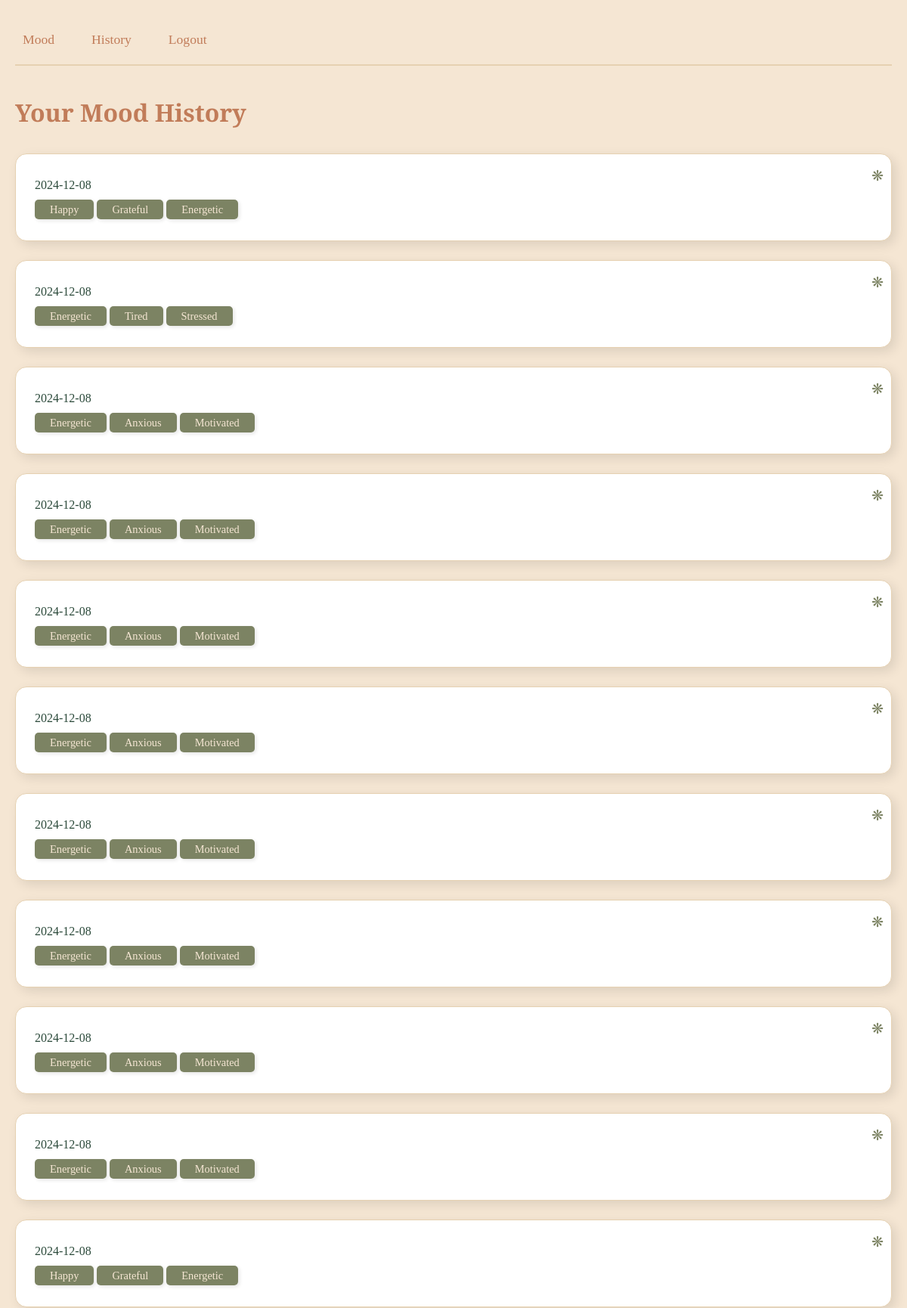
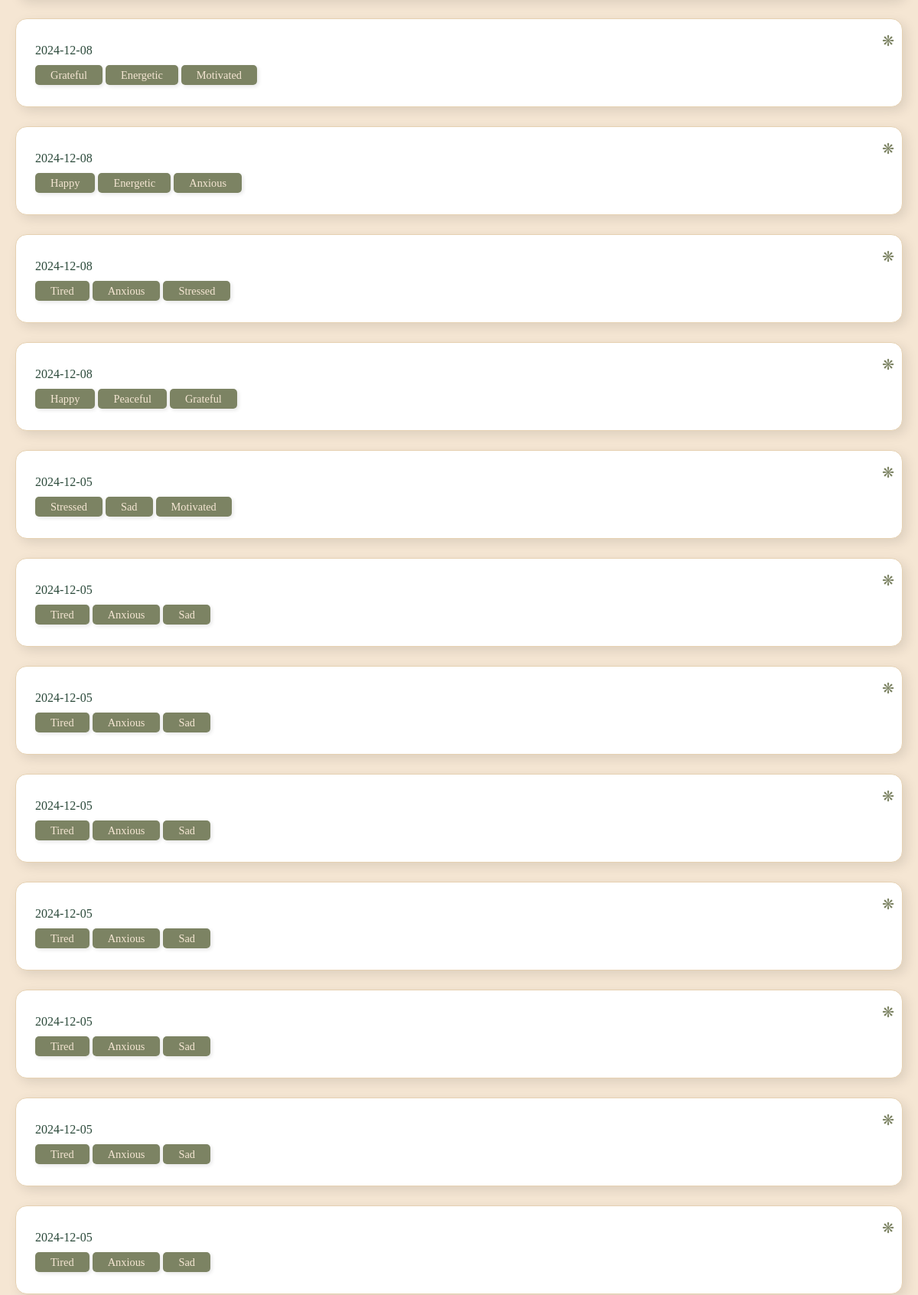
Screenshot of /history (signed in, upper part) with the database file from the repository (2 pictures, top to bottom).
### tables this page shows
CREATE TABLE mood_entries (
    id INTEGER PRIMARY KEY AUTOINCREMENT,
    user_id INTEGER NOT NULL,
    date TEXT NOT NULL,
    mood1 TEXT NOT NULL,
    mood2 TEXT NOT NULL,
    mood3 TEXT NOT NULL,
    challenge_completed BOOLEAN DEFAULT FALSE,
    FOREIGN KEY (user_id) REFERENCES users (id)
);

### mood.py (the view)
@mood_bp.route('/history')
@login_required
def history():
    db = get_db()
    entries = db.execute(
        '''SELECT date, mood1, mood2, mood3
           FROM mood_entries
           WHERE user_id = ?
           ORDER BY date DESC''',
        (session['user_id'],)
    ).fetchall()
    return render_template('mood/history.html', entries=entries)

### app.py (called while the page is built)
def create_app():
    app = Flask(__name__)
    app.config['SECRET_KEY'] = 'your-secret-key-here'  # Change this in production
    app.config['PERMANENT_SESSION_LIFETIME'] = 604800  # 7 days in seconds
    app.register_blueprint(auth_bp)
    app.register_blueprint(mood_bp)
    @app.after_request
    def after_request(response):
        response.headers["Cache-Control"] = "no-cache, no-store, must-revalidate"
        response.headers["Expires"] = 0
        response.headers["Pragma"] = "no-cache"
        return response
    @app.route('/')
    def index():
        if 'user_id' not in session:
            return redirect('/login')
        return redirect('/mood')
    with app.app_context():
        init_db()
    return app

### auth.py (called while the page is built)
def login_required(f):
    @wraps(f)
    def decorated_function(*args, **kwargs):
        if session.get("user_id") is None:
            return redirect(url_for('auth.login'))
        return f(*args, **kwargs)
    return decorated_function

### database.py (called while the page is built)
def get_db():
    if 'db' not in g:
        g.db = sqlite3.connect('mood_tracker.db')
        g.db.row_factory = sqlite3.Row
    return g.db

### templates/mood/history.html
{% extends "base.html" %}
{% block content %}
<div class="history-container">
    <h1>Your Mood History</h1>
    {% if entries %}
        <div class="entries">
            {% for entry in entries %}
                <div class="entry-card">
                    <div class="entry-date">{{ entry['date'] }}</div>
                    <div class="mood-badges">
                        <span class="mood-badge">{{ entry['mood1'] }}</span>
                        <span class="mood-badge">{{ entry['mood2'] }}</span>
                        <span class="mood-badge">{{ entry['mood3'] }}</span>
                    </div>
                </div>
            {% endfor %}
        </div>
    {% else %}
        <p class="no-entries">No mood entries yet. Start tracking your moods!</p>
    {% endif %}
</div>
{% endblock %}

### templates/base.html (shortened to what this page needs)
<!DOCTYPE html>
<html lang="en">
<head>
    <link rel="stylesheet" href="{{ url_for('static', filename='css/style.css') }}">
</head>
<body>
    <nav>
        {% if session.user_id %}
            <a href="{{ url_for('mood.select_mood') }}">Mood</a>
            <a href="{{ url_for('mood.history') }}">History</a>
            <a href="{{ url_for('auth.logout') }}">Logout</a>
        {% else %}
            <a href="{{ url_for('auth.login') }}">Login</a>
            <a href="{{ url_for('auth.register') }}">Register</a>
        {% endif %}
    </nav>
    <main>
        {% block content %}{% endblock %}
    </main>
</body>
</html>

### static/css/style.css (style rules this page uses)
:root { --color-sage: #7C8363; --color-terra: #C17C59; --color-sand: #E6D1B1; --color-clay: #B44C43; --color-forest: #2C4A3B; --color-cream: #F5E6D3; --color-lightcream: #fcead4; --color-earth: #8B7355; --color-stone: #A49B8F; }
body { font-family: 'Libre Baskerville', serif; margin: 0; padding: 20px; background-color: var(--color-cream); color: var(--color-forest); line-height: 2; }
h1, h2, h3, h4, h5 { color: var(--color-terra); font-family: 'Playfair Display', serif; }
nav { margin-bottom: 30px; padding: 15px 0; border-bottom: 2px solid var(--color-sand); }
nav a { margin-right: 25px; text-decoration: none; color: var(--color-terra); font-size: 1.1em; transition: all 0.3s ease; padding: 5px 10px; border-radius: 20px; }
.mood-badge { background-color: var(--color-sage); color: var(--color-cream); padding: 5px 20px; border-radius: 5px; font-size: 0.9em; box-shadow: 2px 2px 5px rgba(0,0,0,0.1); }
.entry-card { background-color: white; border-radius: 15px; padding: 25px; margin-bottom: 25px; box-shadow: 5px 5px 15px rgba(0,0,0,0.1); border: 1px solid var(--color-sand); position: relative; }
.entry-card::before { content: "❋"; color: var(--color-sage); font-size: 1.2em; position: absolute; top: 10px; right: 10px; }

### rows the page displays
mood_entries: date "2024-12-08", mood1 "Happy", mood2 "Grateful", mood3 "Energetic"
mood_entries: date "2024-12-08", mood1 "Energetic", mood2 "Tired", mood3 "Stressed"
mood_entries: date "2024-12-08", mood1 "Energetic", mood2 "Anxious", mood3 "Motivated"
mood_entries: date "2024-12-08", mood1 "Energetic", mood2 "Anxious", mood3 "Motivated"
mood_entries: date "2024-12-08", mood1 "Energetic", mood2 "Anxious", mood3 "Motivated"
mood_entries: date "2024-12-08", mood1 "Energetic", mood2 "Anxious", mood3 "Motivated"
mood_entries: date "2024-12-08", mood1 "Energetic", mood2 "Anxious", mood3 "Motivated"
mood_entries: date "2024-12-08", mood1 "Energetic", mood2 "Anxious", mood3 "Motivated"
mood_entries: date "2024-12-08", mood1 "Energetic", mood2 "Anxious", mood3 "Motivated"
mood_entries: date "2024-12-08", mood1 "Energetic", mood2 "Anxious", mood3 "Motivated"
mood_entries: date "2024-12-08", mood1 "Happy", mood2 "Grateful", mood3 "Energetic"
mood_entries: date "2024-12-08", mood1 "Grateful", mood2 "Energetic", mood3 "Motivated"
mood_entries: date "2024-12-08", mood1 "Happy", mood2 "Energetic", mood3 "Anxious"
mood_entries: date "2024-12-08", mood1 "Tired", mood2 "Anxious", mood3 "Stressed"
mood_entries: date "2024-12-08", mood1 "Happy", mood2 "Peaceful", mood3 "Grateful"
mood_entries: date "2024-12-05", mood1 "Stressed", mood2 "Sad", mood3 "Motivated"
mood_entries: date "2024-12-05", mood1 "Tired", mood2 "Anxious", mood3 "Sad"
mood_entries: date "2024-12-05", mood1 "Tired", mood2 "Anxious", mood3 "Sad"
mood_entries: date "2024-12-05", mood1 "Tired", mood2 "Anxious", mood3 "Sad"
mood_entries: date "2024-12-05", mood1 "Tired", mood2 "Anxious", mood3 "Sad"
mood_entries: date "2024-12-05", mood1 "Tired", mood2 "Anxious", mood3 "Sad"
mood_entries: date "2024-12-05", mood1 "Tired", mood2 "Anxious", mood3 "Sad"
mood_entries: date "2024-12-05", mood1 "Tired", mood2 "Anxious", mood3 "Sad"
